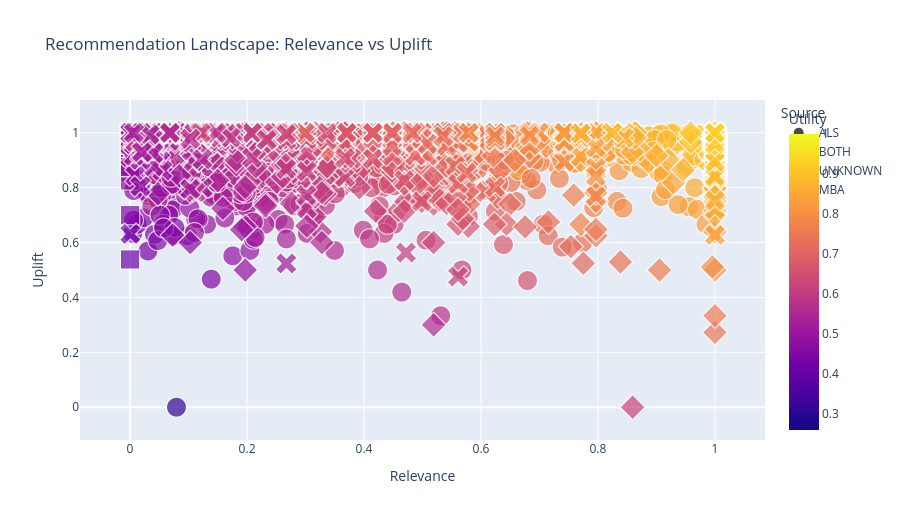
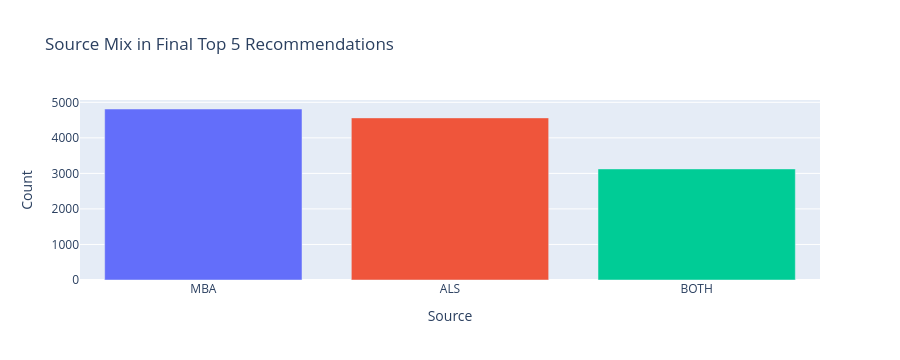

Write notebook code for charts like these, in order.
### Code cell
sample_size = min(4000, len(scored_candidates))
scatter_sample = scored_candidates.sample(sample_size, random_state=42).copy()
scatter_sample['Source'] = scatter_sample['source_detail'].fillna('UNKNOWN')

fig_scatter = px.scatter(
    scatter_sample,
    x='Relevance',
    y='Uplift',
    color='Utility',
    symbol='Source',
    size='Normalized_Margin',
    hover_data=['household_key', 'COMMODITY_DESC', 'Context'],
    title='Recommendation Landscape: Relevance vs Uplift',
)
fig_scatter.update_layout(height=520)
fig_scatter.show()

top5_source_mix = top5['source_detail'].value_counts().rename_axis('Source').reset_index(name='Count')
fig_source = px.bar(
    top5_source_mix,
    x='Source',
    y='Count',
    color='Source',
    title='Source Mix in Final Top 5 Recommendations',
)
fig_source.update_layout(height=360, showlegend=False)
fig_source.show()

### Figure 1 — Plotly figure (JSON) as saved in the notebook; plotly's stock layout.template omitted (floating-point values rounded to 4 significant figures; data arrays with more than 128 entries replaced by an {"elided": "..."} marker saying what was removed)
{"data": [{"customdata": {"elided": "2717x3 mixed values"}, "hovertemplate": "Source=ALS<br>Relevance=%{x}<br>Uplift=%{y}<br>Normalized_Margin=%{marker.size}<br>household_key=%{customdata[0]}<br>COMMODITY_DESC=%{customdata[1]}<br>Context=%{customdata[2]}<br>Utility=%{marker.color}<extra></extra>", "legendgroup": "ALS", "marker": {"color": {"elided": "2717 float values"}, "coloraxis": "coloraxis", "size": {"elided": "2717 float values"}, "sizemode": "area", "sizeref": 0.0025, "symbol": "circle"}, "mode": "markers", "name": "ALS", "showlegend": true, "type": "scattergl", "x": {"elided": "2717 float values"}, "xaxis": "x", "y": {"elided": "2717 float values"}, "yaxis": "y"}, {"customdata": {"elided": "541x3 mixed values"}, "hovertemplate": "Source=BOTH<br>Relevance=%{x}<br>Uplift=%{y}<br>Normalized_Margin=%{marker.size}<br>household_key=%{customdata[0]}<br>COMMODITY_DESC=%{customdata[1]}<br>Context=%{customdata[2]}<br>Utility=%{marker.color}<extra></extra>", "legendgroup": "BOTH", "marker": {"color": {"elided": "541 float values"}, "coloraxis": "coloraxis", "size": {"elided": "541 float values"}, "sizemode": "area", "sizeref": 0.0025, "symbol": "diamond"}, "mode": "markers", "name": "BOTH", "showlegend": true, "type": "scattergl", "x": {"elided": "541 float values"}, "xaxis": "x", "y": {"elided": "541 float values"}, "yaxis": "y"}, {"customdata": {"elided": "57x3 mixed values"}, "hovertemplate": "Source=UNKNOWN<br>Relevance=%{x}<br>Uplift=%{y}<br>Normalized_Margin=%{marker.size}<br>household_key=%{customdata[0]}<br>COMMODITY_DESC=%{customdata[1]}<br>Context=%{customdata[2]}<br>Utility=%{marker.color}<extra></extra>", "legendgroup": "UNKNOWN", "marker": {"color": [0.5244, 0.5213, 0.45, 0.5152, 0.525, 0.5188, 0.5187, 0.5192, 0.5204, 0.5122, 0.5472, 0.5071, 0.5113, 0.5241, 0.525, 0.5918, 0.5125, 0.3226, 0.5201, 0.5076, 0.508, 0.525, 0.5083, 0.5985, 0.525, 0.4893, 0.5156, 0.5182, 0.5189, 0.525, 0.325, 0.4816, 0.5232, 0.3192, 0.4096, 0.5226, 0.495, 0.525, 0.5042, 0.525, 0.5067, 0.5142, 0.5193, 0.51, 0.355, 0.5169, 0.3131, 0.5173, 0.5166, 0.525, 0.5141, 0.525, 0.4938, 0.5144, 0.4938, 0.318, 0.525], "coloraxis": "coloraxis", "size": [1.0, 1.0, 1.0, 1.0, 1.0, 1.0, 1.0, 1.0, 1.0, 1.0, 1.0, 1.0, 1.0, 1.0, 1.0, 1.0, 1.0, 0.0, 1.0, 1.0, 1.0, 1.0, 1.0, 1.0, 1.0, 1.0, 1.0, 1.0, 1.0, 1.0, 0.0, 1.0, 1.0, 0.0, 1.0, 1.0, 1.0, 1.0, 1.0, 1.0, 1.0, 1.0, 1.0, 1.0, 0.0, 1.0, 0.0, 1.0, 1.0, 1.0, 1.0, 1.0, 1.0, 1.0, 1.0, 0.0, 1.0], "sizemode": "area", "sizeref": 0.0025, "symbol": "square"}, "mode": "markers", "name": "UNKNOWN", "showlegend": true, "type": "scattergl", "x": [0.0, 0.0, 0.0, 0.0, 0.0, 0.0, 0.0, 0.0, 0.0, 0.0, 0.0, 0.0, 0.0, 0.0, 0.0, 0.0, 0.0, 0.0, 0.0, 0.0, 0.0, 0.0, 0.0, 0.0, 0.0, 0.0, 0.0, 0.0, 0.0, 0.0, 0.0, 0.0, 0.0, 0.0, 0.0, 0.0, 0.0, 0.0, 0.0, 0.0, 0.0, 0.0, 0.0, 0.0, 0.0, 0.0, 0.0, 0.0, 0.0, 0.0, 0.0, 0.0, 0.0, 0.0, 0.0, 0.0, 0.0], "xaxis": "x", "y": [0.9978, 0.9853, 0.7, 0.9608, 1.0, 0.9753, 0.975, 0.9767, 0.9815, 0.9487, 0.9688, 0.9286, 0.9453, 0.9964, 1.0, 0.9672, 0.95, 0.9906, 0.9803, 0.9302, 0.932, 1.0, 0.9333, 0.9939, 1.0, 0.8571, 0.9623, 0.9726, 0.9756, 1.0, 1.0, 0.8263, 0.9928, 0.9767, 0.5385, 0.9903, 0.88, 1.0, 0.917, 1.0, 0.9268, 0.957, 0.9772, 0.94, 1.0, 0.9677, 0.9524, 0.9694, 0.9663, 1.0, 0.9565, 1.0, 0.875, 0.9577, 0.875, 0.972, 1.0], "yaxis": "y"}, {"customdata": {"elided": "685x3 mixed values"}, "hovertemplate": "Source=MBA<br>Relevance=%{x}<br>Uplift=%{y}<br>Normalized_Margin=%{marker.size}<br>household_key=%{customdata[0]}<br>COMMODITY_DESC=%{customdata[1]}<br>Context=%{customdata[2]}<br>Utility=%{marker.color}<extra></extra>", "legendgroup": "MBA", "marker": {"color": {"elided": "685 float values"}, "coloraxis": "coloraxis", "size": {"elided": "685 float values"}, "sizemode": "area", "sizeref": 0.0025, "symbol": "x"}, "mode": "markers", "name": "MBA", "showlegend": true, "type": "scattergl", "x": {"elided": "685 float values"}, "xaxis": "x", "y": {"elided": "685 float values"}, "yaxis": "y"}], "layout": {"coloraxis": {"colorbar": {"title": {"text": "Utility"}}, "colorscale": [[0, "#0d0887"], [0.1111, "#46039f"], [0.2222, "#7201a8"], [0.3333, "#9c179e"], [0.4444, "#bd3786"], [0.5556, "#d8576b"], [0.6667, "#ed7953"], [0.7778, "#fb9f3a"], [0.8889, "#fdca26"], [1, "#f0f921"]]}, "height": 520, "legend": {"itemsizing": "constant", "title": {"text": "Source"}, "tracegroupgap": 0}, "title": {"text": "Recommendation Landscape: Relevance vs Uplift"}, "xaxis": {"anchor": "y", "domain": [0, 1], "title": {"text": "Relevance"}}, "yaxis": {"anchor": "x", "domain": [0, 1], "title": {"text": "Uplift"}}}}

### Figure 2 — Plotly figure (JSON) as saved in the notebook; plotly's stock layout.template omitted (floating-point values rounded to 4 significant figures)
{"data": [{"hovertemplate": "Source=%{x}<br>Count=%{y}<extra></extra>", "legendgroup": "MBA", "marker": {"color": "#636efa", "pattern": {"shape": ""}}, "name": "MBA", "orientation": "v", "showlegend": true, "textposition": "auto", "type": "bar", "x": ["MBA"], "xaxis": "x", "y": [4812], "yaxis": "y"}, {"hovertemplate": "Source=%{x}<br>Count=%{y}<extra></extra>", "legendgroup": "ALS", "marker": {"color": "#EF553B", "pattern": {"shape": ""}}, "name": "ALS", "orientation": "v", "showlegend": true, "textposition": "auto", "type": "bar", "x": ["ALS"], "xaxis": "x", "y": [4562], "yaxis": "y"}, {"hovertemplate": "Source=%{x}<br>Count=%{y}<extra></extra>", "legendgroup": "BOTH", "marker": {"color": "#00cc96", "pattern": {"shape": ""}}, "name": "BOTH", "orientation": "v", "showlegend": true, "textposition": "auto", "type": "bar", "x": ["BOTH"], "xaxis": "x", "y": [3126], "yaxis": "y"}], "layout": {"barmode": "relative", "height": 360, "legend": {"title": {"text": "Source"}, "tracegroupgap": 0}, "showlegend": false, "title": {"text": "Source Mix in Final Top 5 Recommendations"}, "xaxis": {"anchor": "y", "categoryarray": ["MBA", "ALS", "BOTH"], "categoryorder": "array", "domain": [0, 1], "title": {"text": "Source"}}, "yaxis": {"anchor": "x", "domain": [0, 1], "title": {"text": "Count"}}}}
